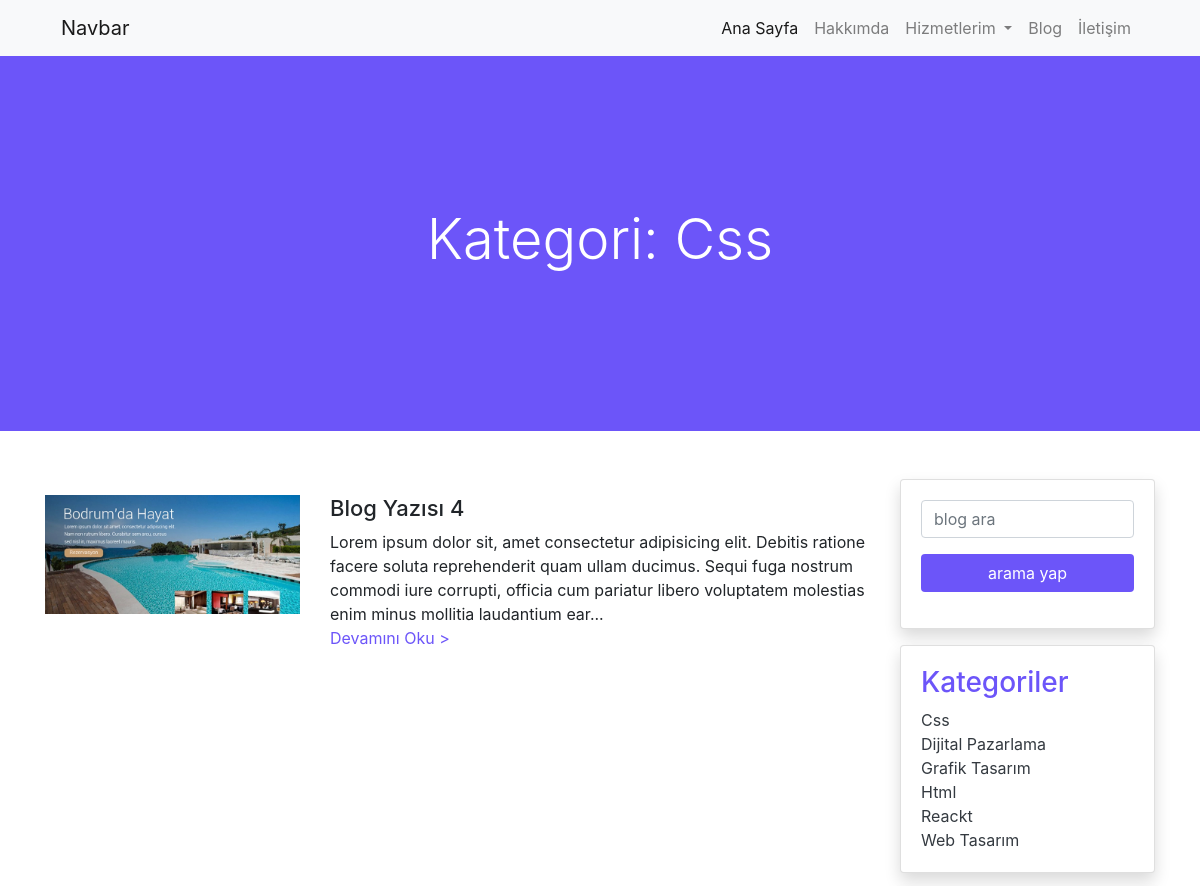
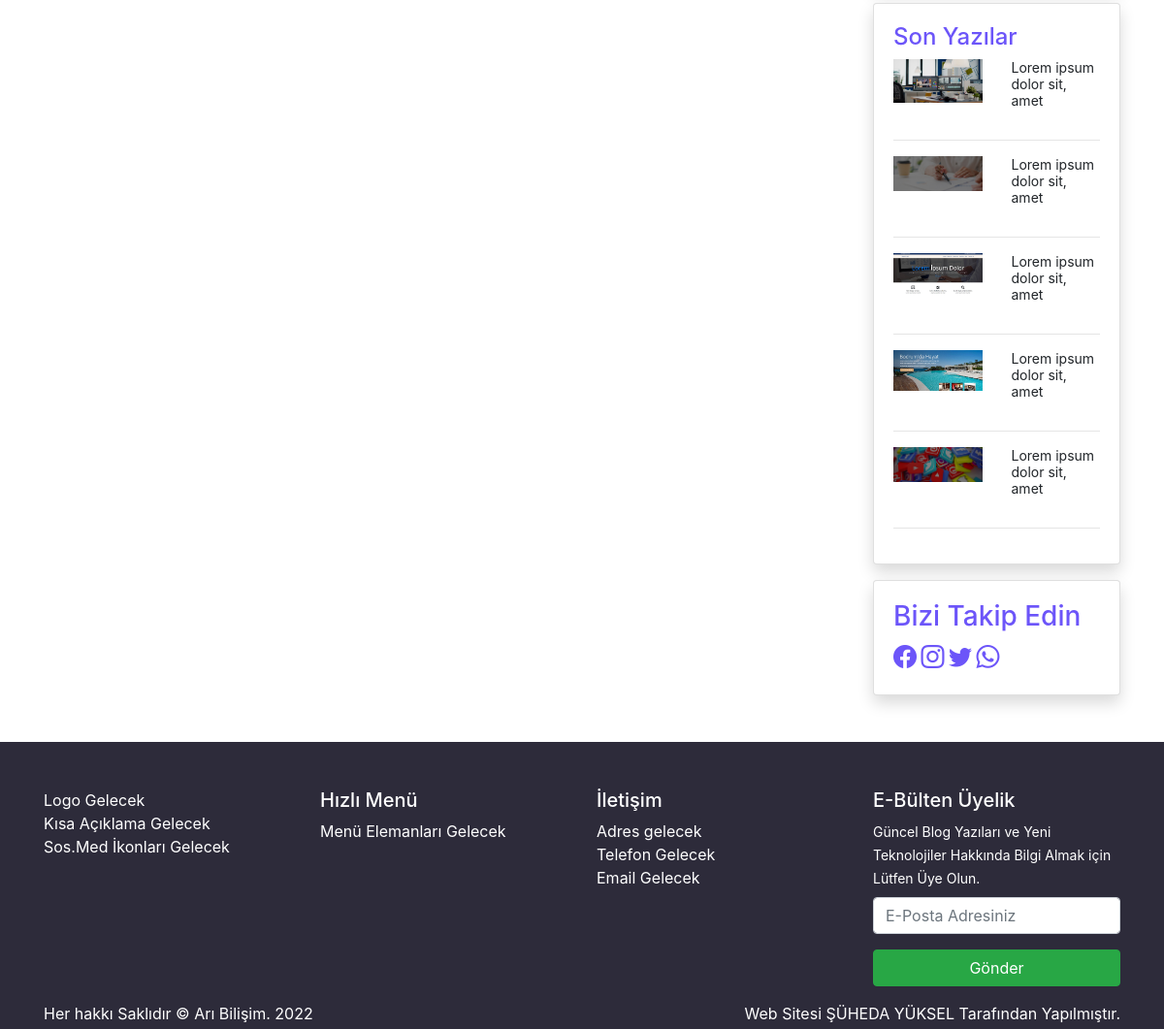
Screenshot of /kategoripage.php?kategori=Css with the database file from the repository (2 pictures, top to bottom).
### tables this page shows
CREATE TABLE IF NOT EXISTS `yazilar` (
  `id` int(11) NOT NULL AUTO_INCREMENT,
  `baslik` varchar(100) NOT NULL,
  `icerik` text NOT NULL,
  `meta` varchar(160) NOT NULL,
  `foto` varchar(150) NOT NULL,
  `fotoalt` varchar(100) NOT NULL,
  `kategori` varchar(25) NOT NULL,
  `tarih` varchar(11) NOT NULL,
  `durum` varchar(15) NOT NULL,
  PRIMARY KEY (`id`)
);

CREATE TABLE IF NOT EXISTS `kategoriler` (
  `id` int(11) NOT NULL AUTO_INCREMENT,
  `kategori` varchar(25) NOT NULL,
  `katturu` varchar(15) NOT NULL,
  `ustkat` varchar(30) NOT NULL,
  `meta` text NOT NULL,
  PRIMARY KEY (`id`)
);

CREATE TABLE IF NOT EXISTS `ayarlar` (
  `id` int(11) NOT NULL AUTO_INCREMENT,
  `adres` varchar(100) NOT NULL,
  `telefon` varchar(15) NOT NULL,
  `email` varchar(100) NOT NULL,
  `harita` text NOT NULL,
  `tanitim` text NOT NULL,
  `logo` varchar(100) NOT NULL,
  `blogbanner` varchar(100) NOT NULL,
  `iletisimbanner` varchar(100) NOT NULL,
  `facebook` varchar(50) NOT NULL,
  `instagram` varchar(50) NOT NULL,
  `twitter` varchar(50) NOT NULL,
  `whatsapp` varchar(100) NOT NULL,
  `analitik` text NOT NULL,
  `konsol` text NOT NULL,
  `piksel` text NOT NULL,
  `copy` varchar(60) NOT NULL,
  PRIMARY KEY (`id`)
);

### kategoripage.php (the view)
<?php
require_once('header.php');
$kategori = $_GET['kategori'];
$kat_list=$db -> prepare('select * from yazilar where kategori = ? order by id desc');
$kat_list -> execute(array($kategori));
?>
<section id="katbanner" class="py-15 bg-mor">
    <div class="container">
        <div class="col-12 text-center text-white">
<h1 class="display-4">Kategori: <?php echo $kategori; ?></h1>
        </div>
    </div>
</section>
<section id="katblogyazi" class="py-5">
<div class="container">
    <div class="row">
        <div class="col-md-9">
            <?php
            if($kat_list -> rowCount()){
    foreach($kat_list as $satir_katlist){
        ?>
<div class="row mt-3">
        <div class="col-md-4"><img src="<?php echo substr($satir_katlist['foto'],3);?>" alt="<?php echo $satir_katlist['fotoalt'];?>" class="img-fluid"></div>
        <div class="col-md-8">
            <h2 style="font-size: 22px;"><?php echo $satir_katlist['baslik'];?></h2>
            <?php echo substr($satir_katlist['icerik'],0,250);?>... <br> <a href="sample.php?id=<?php echo $satir_katlist['id'];?>" class="mor text-decoration-none">Devamını Oku ></a>
        </div>
    </div>
        <?php
    }
}
?>
        </div>
        <?php require_once('sidebar.php')?>
    </div>
</div>
</section>
<?php require_once('footer.php');?>

### sidebar.php
<div class="col-md-3">
    <div class="row">
        <div class="col-12">
            <div class="card shadow">
                <div class="card-body">
                <form method="get">
                    <div class="form-group">
                        <input type="search" name="arama" placeholder="blog ara" class="form-control">
                    </div>
                    <div class="form-group">
                        <input type="submit" value="arama yap" class="btn btn-mor w-100">
                    </div>
                </form>
                </div>
            </div>
        </div>
    </div>
    <div class="row my-3">
        <div class="col-12">
            <div class="card shadow">
                <div class="card-body">
                    <h3 class="mor">Kategoriler</h3>
                    <?php
                    $sorgu_katlist = $db -> prepare('select * from kategoriler order by kategori asc');
                    $sorgu_katlist -> execute();
                    if($sorgu_katlist -> rowCount()){
                        foreach($sorgu_katlist as $satir_katlist){
                            ?>
                            <a href="kategoripage.php?kategori=<?php echo $satir_katlist['kategori'];?>" class="text-dark text-decoration-none"><?php echo $satir_katlist['kategori'];?></a> <br>
                            <?php
                        }
                    }
                    ?>
                </div>
            </div>
        </div>
    </div>
    <div class="row">
        <div class="col-12">
            <div class="card shadow">
                <div class="card-body">
                    <h4 class="mor">Son Yazılar</h4>
                    <?php
                    $sorgu_yazilar = $db -> prepare('select * from yazilar order by id desc limit 5');
                    $sorgu_yazilar -> execute();
                    if( $sorgu_yazilar -> rowCount()){
                        foreach($sorgu_yazilar as $satir_yazilar){
                            ?>
                        <div class="row mt-2">
                            <div class="col-md-6">
                               <a href="sample.php?id=<?php $satir_yazilar['id'];?>"> <img src="<?php echo substr($satir_yazilar['foto'],3);?>" alt="<?php echo $satir_yazilar['fotoalt'];?>" class="img-fluid"></a>
                            </div>
                            <div class="col-md-6 smallyazi">
                              <small>  <?php echo substr($satir_yazilar['icerik'],0,30)?></small>
                            </div>
                        </div>
                        <hr>
                            <?php
                        }
                    }
                    ?>
                </div>
            </div>
        </div>
    </div>
    <div class="row mt-3 sosmed">
        <div class="col-12">
           <div class="card shadow">
           <div class="card-body">
           <h3 class="mor">Bizi Takip Edin</h3>
            <?php
            $sorgu_sosmed =$db -> prepare('select * from ayarlar');
            $sorgu_sosmed -> execute();
            $satir_sosmed = $sorgu_sosmed -> fetch();
            if($sorgu_sosmed -> rowCount()){
                ?>
                <a href="<?php echo $satir_sosmed ['facebook'];?>" target="_blank"><i class="bi bi-facebook"></i></a>
                <a href="<?php  echo $satir_sosmed['instagram'];?>" target="_blank"><i class="bi bi-instagram"></i></a>
                <a href="<?php echo $satir_sosmed['twitter'];?>" target="_blank"><i class="bi bi-twitter"></i></a>
                <a href="<?php echo $satir_sosmed['whatsapp'];?>" target="_blank"><i class="bi bi-whatsapp"></i></a>
                <?php
            }
            ?>
           </div>
           </div>
        </div>
    </div>
</div>

### footer.php (shortened to what this page needs)
<section id="footer" class="pt-5 pb-1 text-white">
        <div class="container">
            <div class="row">
                <div class="col-md-3">
                    Logo Gelecek <br> Kısa Açıklama Gelecek <br> Sos.Med İkonları Gelecek
                </div>
                <div class="col-md-3">
                    <h5>Hızlı Menü</h5>
                    Menü Elemanları Gelecek
                </div>
                <div class="col-md-3">
                    <h5>İletişim</h5>
                    Adres gelecek <br> Telefon Gelecek <br> Email Gelecek
                </div>
                <div class="col-md-3">
                    <h5>E-Bülten Üyelik</h5>
                    <small>Güncel Blog Yazıları ve Yeni Teknolojiler Hakkında Bilgi Almak için Lütfen Üye Olun.</small>
                    <form method="post" class="mt-2">
                        <div class="form-group">
                            <input type="email" name="email" class="form-control" placeholder="E-Posta Adresiniz">
                        </div>
                        <div class="form-group">
                            <input type="submit" value="Gönder" class="btn btn-success w-100">
                        </div>
                    </form>
                </div>
            </div>
            <div class="row">
                <div class="col-md-6">
                  <?php
                  $sorgu_bottom = $db -> prepare('select * from ayarlar order by id desc limit 1');
                  $sorgu_bottom -> execute();
                  $satir_bottom = $sorgu_bottom -> fetch();
                  echo $satir_bottom['copy'].' '.date('Y');
                  ?>
                </div>
                <div class="col-md-6 text-right">
                    Web Sitesi <a href="#">ŞÜHEDA YÜKSEL</a> Tarafından Yapılmıştır.
                </div>
            </div>
        </div>
    </section>
</body>
</html>

### css/style.css (style rules this page uses)
#footer { background-color: #2d2b3a; }
#footer a { color: #fff; }
.py-15 { padding-top: 150px; padding-bottom: 150px; }
.mor { color: #6c55f9; }
.btn-mor { background-color: #6c55f9; color: #fff; }
.smallyazi p { line-height: 16px !important; }
.sosmed a { color:#6c55f9 ; font-size: 24px; }
.bg-mor { background-color: #6c55f9; }

### rows the page displays
yazilar: foto (picture), baslik "Blog Yazısı 4", icerik "Lorem ipsum dolor sit, amet consectetur adipisicing elit. Debitis ratione facere soluta reprehenderit quam ullam ducimus. Sequi fuga nostrum commodi iure corrupti, officia cum pariatur libero voluptatem molestias enim minus mollitia laudantium ear", icerik "Lorem ipsum dolor sit, amet"
kategoriler: kategori "Css"
kategoriler: kategori "Dijital Pazarlama"
kategoriler: kategori "Grafik Tasarım"
kategoriler: kategori "Html"
kategoriler: kategori "Reackt"
kategoriler: kategori "Web Tasarım"
yazilar: foto (picture), icerik "Lorem ipsum dolor sit, amet"
yazilar: foto (picture), icerik "Lorem ipsum dolor sit, amet"
yazilar: foto (picture), icerik "Lorem ipsum dolor sit, amet"
yazilar: foto (picture), icerik "Lorem ipsum dolor sit, amet"
ayarlar: copy "Her hakkı Saklıdır © Arı Bilişim."

### other values shown
$kategori "Css"
